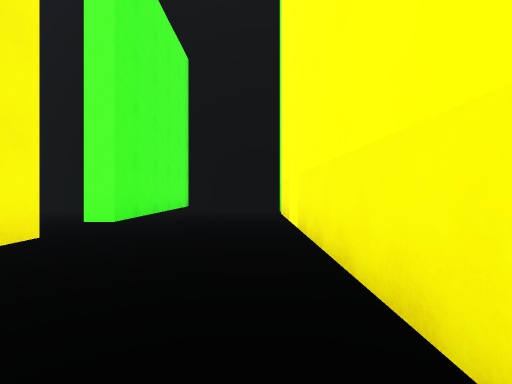
view 1 (above)

14 first-person views from a walk through a scene from a Unity 3-D project. The camera is 1.3 m above the floor, looks level and sees 85° across. The floor is counted in squares, 2 m on a side. Each view is taken from the middle of a square. On the plan, view 1 faces up. The plan holds only what a view shows up to about 9 squares ahead; the rest is blank. The place goes on beyond the plan. The player is left out.

view 2
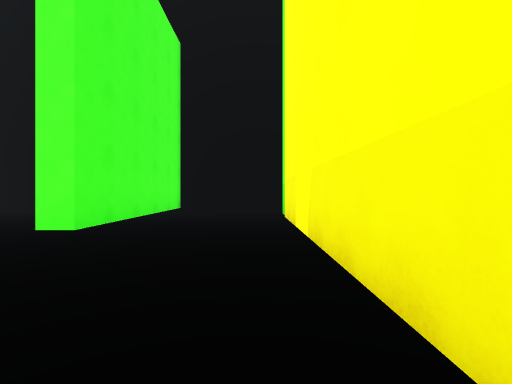

view 3
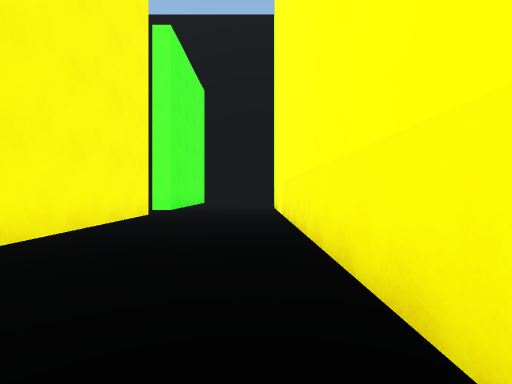

view 4
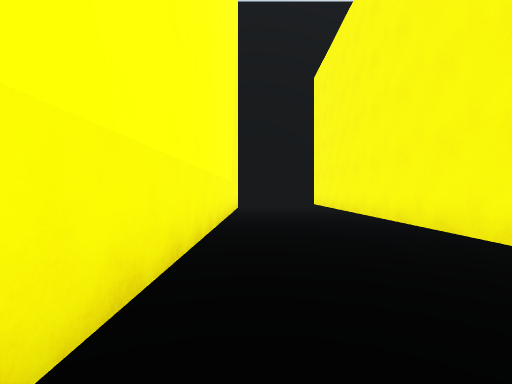

view 5
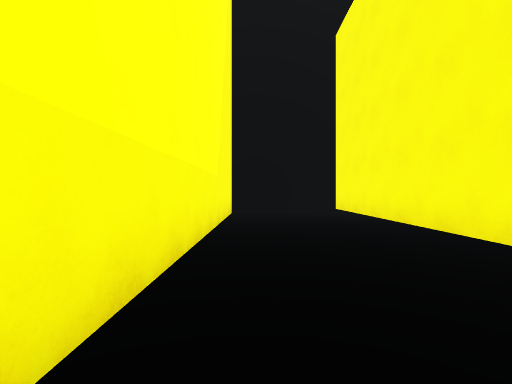

view 6
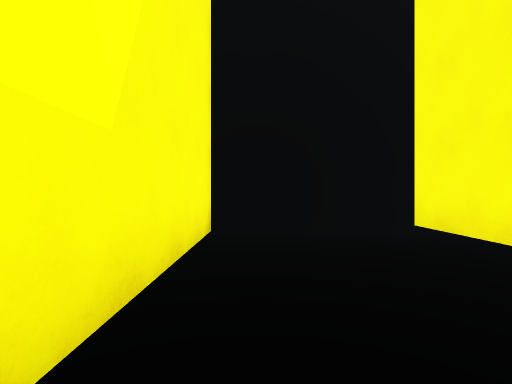

view 7
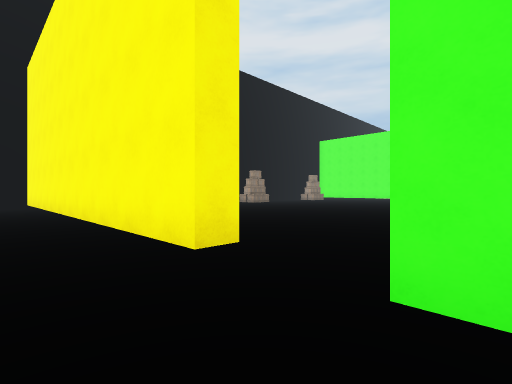

view 8
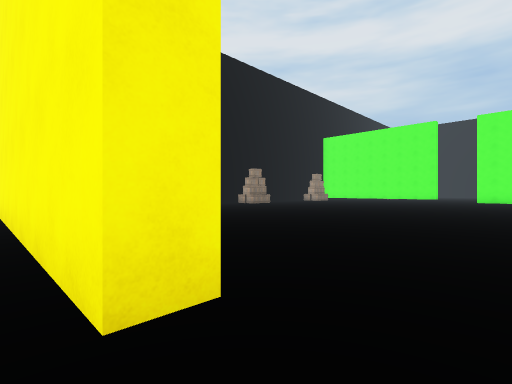

view 9
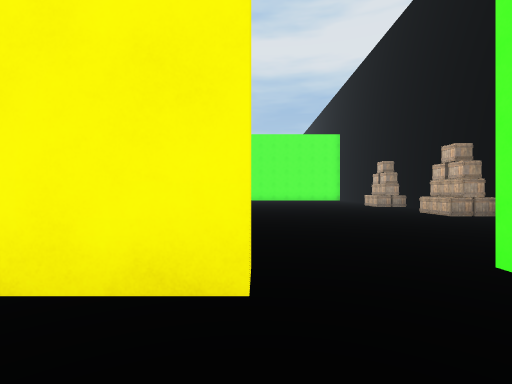

view 10
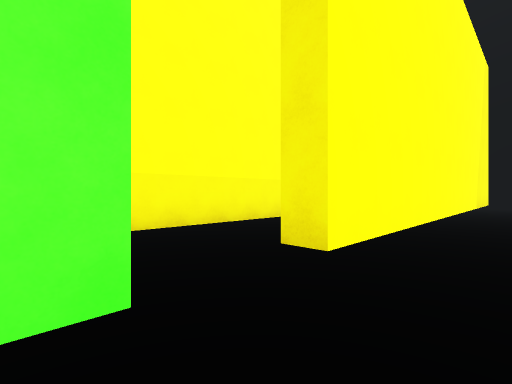

view 11
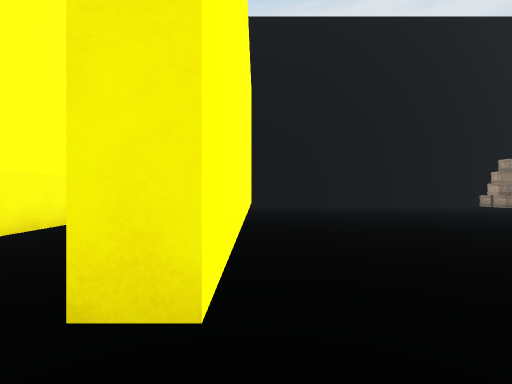

view 12
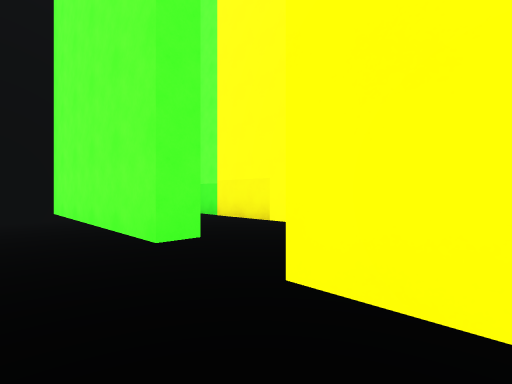

view 13
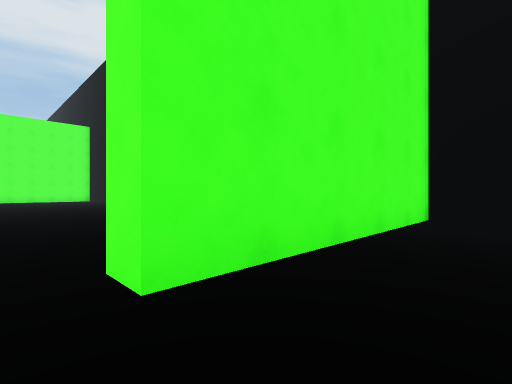

view 14
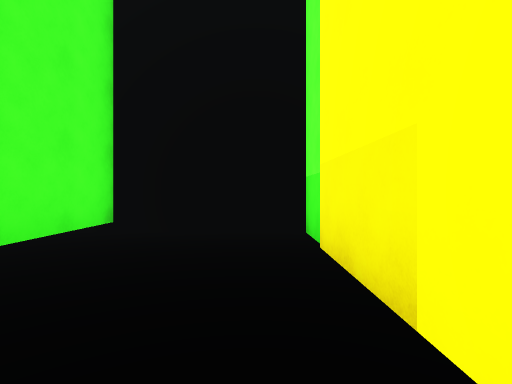

### Floor plan
Key: @ floor where view 1 was taken; # wall or solid block; . floor; T thing the floor can be seen under or through; C crate.
Columns run from 13 left of view 1 to 1 right of it. Each row starts with its distance up from view 1.
 10     ###  ######
  9    CC... ..#..#
  8    ........#..#
  7   .........#..#
  6  ..........#..#
  5  ....... ..#..#
  4   .....   ....#
  3 ........  .T..#
  2 ........ ..T  #
  1  ........  T..#
  0   .......  T.@#
 -1    ........T..#
 -2     .......T..#
 -3    ........T..#
 -4    ........T..#
 -5    ........T..#
 -6           .T..#
 -7           .#..#
 -8           .#..#
 -9           #####

Where each view was taken, in squares from view 1:
view 1: 0 up, 0 right, facing up
view 2: 1 up, 0 right, facing up
view 3: 3 down, 0 right, facing up
view 4: 3 up, 0 right, facing down
view 5: 0 up, 0 right, facing down
view 6: 4 down, 0 right, facing down
view 7: 5 up, 1 left, facing down-left
view 8: 4 up, 2 left, facing down-left
view 9: 3 up, 1 left, facing left
view 10: 5 up, 4 left, facing down-right
view 11: 4 up, 3 left, facing down
view 12: 2 up, 4 left, facing up-right
view 13: 4 up, 1 left, facing up-left
view 14: 5 up, 0 right, facing up
